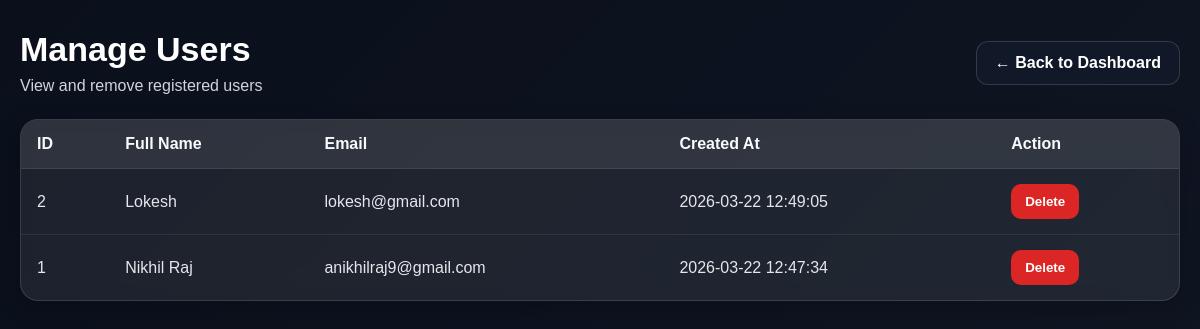
The app's page /admin/users (signed in), older data.
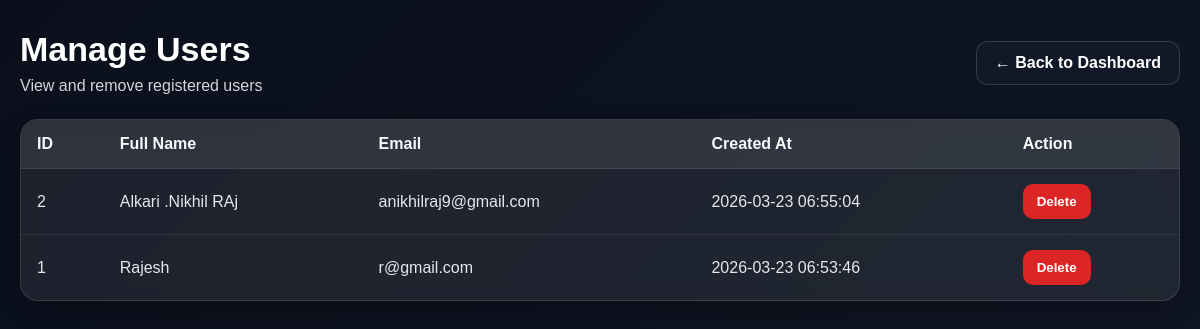
The same page, newer data.
### tables this page shows
CREATE TABLE users (
            id INTEGER PRIMARY KEY AUTOINCREMENT,
            full_name TEXT NOT NULL,
            email TEXT NOT NULL UNIQUE,
            password TEXT NOT NULL,
            created_at TIMESTAMP DEFAULT CURRENT_TIMESTAMP
        );

### app.py (the view)
@app.route("/admin/users")
@admin_required
def admin_users():
    conn = get_db_connection()
    cursor = conn.cursor()
    cursor.execute("SELECT id, full_name, email, created_at FROM users ORDER BY id DESC")
    users = cursor.fetchall()
    conn.close()
    return render_template("admin_users.html", users=users)

### app.py (called while the page is built)
def get_db_connection():
    conn = sqlite3.connect("healthcare.db")
    conn.row_factory = sqlite3.Row
    return conn

def admin_required(f):
    @wraps(f)
    def decorated_function(*args, **kwargs):
        if "admin_id" not in session:
            return redirect(url_for("admin_login"))
        return f(*args, **kwargs)
    return decorated_function

### templates/admin_users.html (shortened to what this page needs)
<!DOCTYPE html>
<html lang="en">
<head>
</head>
<body>
    <div class="overlay">
        <div class="container">
            <div class="topbar">
                <div class="title">
                    <h1>Manage Users</h1>
                    <p>View and remove registered users</p>
                </div>
                <a class="back-btn" href="/admin/dashboard">← Back to Dashboard</a>
            </div>
            <div class="table-wrap">
                {% if users %}
                <table>
                    <thead>
                        <tr>
                            <th>ID</th>
                            <th>Full Name</th>
                            <th>Email</th>
                            <th>Created At</th>
                            <th>Action</th>
                        </tr>
                    </thead>
                    <tbody>
                        {% for user in users %}
                        <tr id="user-row-{{ user['id'] }}">
                            <td>{{ user["id"] }}</td>
                            <td>{{ user["full_name"] }}</td>
                            <td>{{ user["email"] }}</td>
                            <td>{{ user["created_at"] }}</td>
                            <td>
                                <button class="delete-btn" data-id="{{ user.id }}" onclick="deleteUser(this.dataset.id)">
  Delete
</button>
                            </td>
                        </tr>
                        {% endfor %}
                    </tbody>
                </table>
                {% else %}
                <div class="empty">No users found.</div>
                {% endif %}
            </div>
        </div>
    </div>
</body>
</html>

Row changes from the older to the newer data that the page shows:
changed users id 2: full_name "Lokesh" → "Alkari .Nikhil RAj"; email "lokesh@gmail.com" → "anikhilraj9@gmail.com"; created_at "2026-03-22 12:49:05" → "2026-03-23 06:55:04"
changed users id 1: full_name "Nikhil Raj" → "Rajesh"; email "anikhilraj9@gmail.com" → "r@gmail.com"; created_at "2026-03-22 12:47:34" → "2026-03-23 06:53:46"
